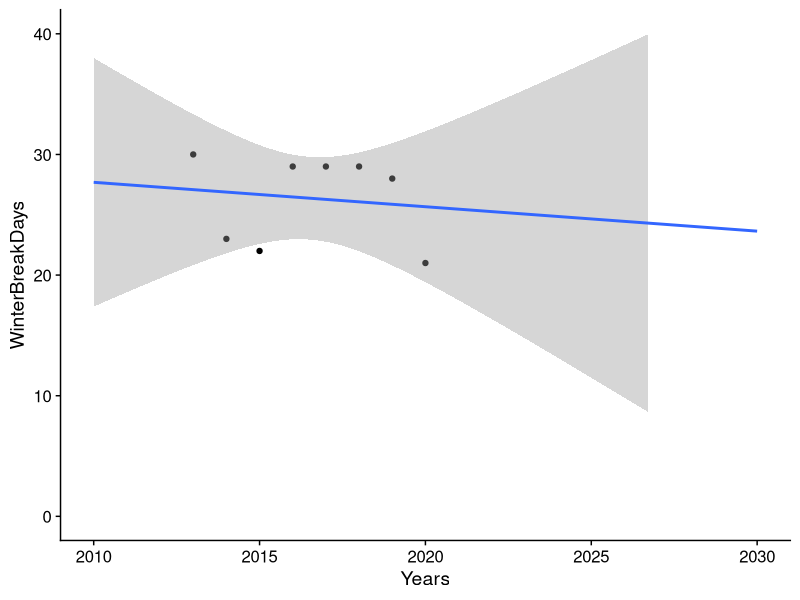
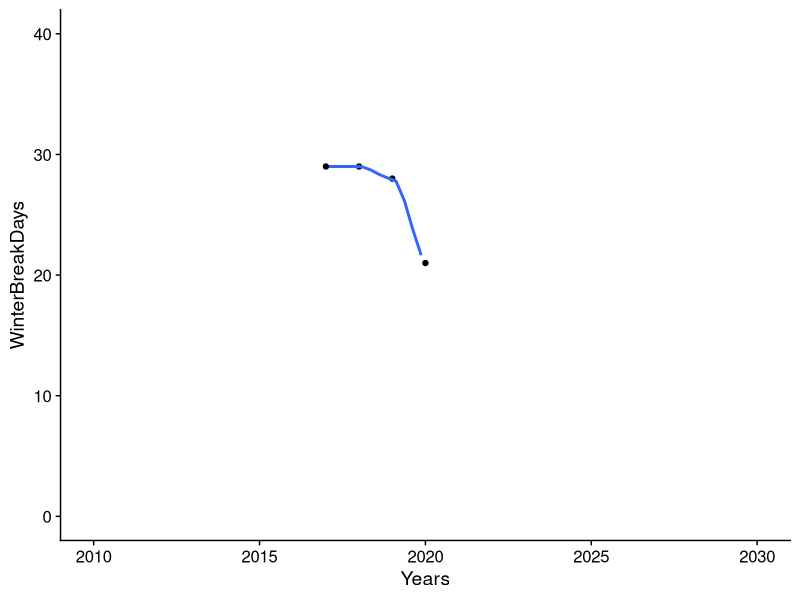
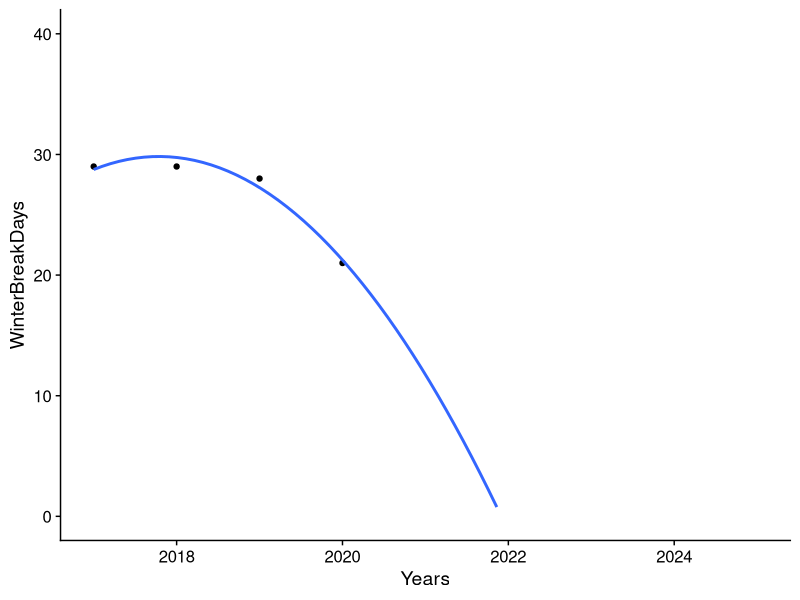

The R script that drew these images, in order:

Years <- c(2013:2020)
Ended <- as.Date(c("01/16/2013","01/15/2014","01/14/2015","01/19/2016","01/17/2017","01/16/2018","01/14/2019","01/13/2020"), "%m/%d/%Y")
Started <- as.Date(c("12-17-2012","12-23-2013","12-23-2014","12-21-2015","12-19-2016","12-18-2017","12-17-2018","12-23-2019"), "%m-%d-%Y")
WinterBreakDays <- Ended - Started
WinterBreak <- as.data.frame(cbind(Years,Started,Ended))
WinterBreak$WinterBreakDays <- WinterBreak$Ended - WinterBreak$Started
library(ggplot2)
library(cowplot)

ggplot(WinterBreak) +
  aes(x = Years, y = WinterBreakDays) +
  geom_point() +
  theme_cowplot() +
  geom_smooth(method = "lm", fullrange = TRUE) +
  xlim(2010, 2030) +
  ylim(0,40)


ggplot(WinterBreak[5:8,]) +
  aes(x = Years, y = WinterBreakDays) +
  geom_point() +
  theme_cowplot() +
  geom_smooth(method = "loess", fullrange = TRUE) +
  xlim(2010, 2030) +
  ylim(0,40)

ggplot(WinterBreak[4:8,]) +
  aes(x = Years, y = WinterBreakDays) +
  geom_point() +
  theme_cowplot() +
  geom_smooth(method="lm", formula= (y~poly(x,2)), fullrange = TRUE, se = FALSE) +
  xlim(2017, 2025) +
  ylim(0,40)
